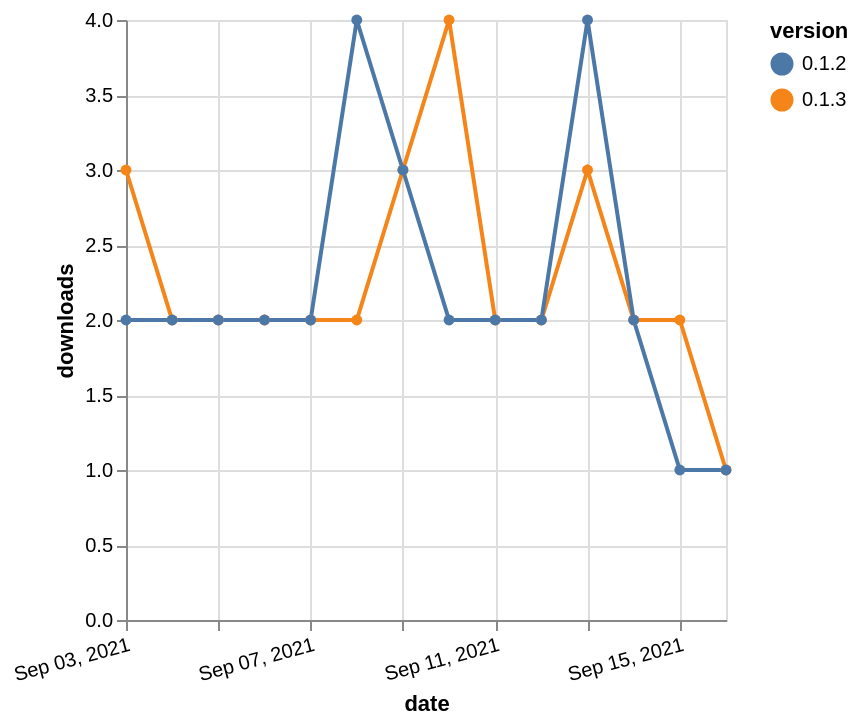

Vega-Lite specification for this chart:
### Vega-Lite specification from a JSON file in a GitHub repository (floating-point values rounded to 4 significant figures)
{"$schema": "https://vega.github.io/schema/vega-lite/v5.json", "description": "A simple bar chart with embedded data.", "data": {"values": [{"date": "2021-09-03", "total": 2422, "delta": 3, "version": "0.1.3"}, {"date": "2021-09-04", "total": 2424, "delta": 2, "version": "0.1.3"}, {"date": "2021-09-05", "total": 2426, "delta": 2, "version": "0.1.3"}, {"date": "2021-09-06", "total": 2428, "delta": 2, "version": "0.1.3"}, {"date": "2021-09-07", "total": 2430, "delta": 2, "version": "0.1.3"}, {"date": "2021-09-08", "total": 2432, "delta": 2, "version": "0.1.3"}, {"date": "2021-09-09", "total": 2435, "delta": 3, "version": "0.1.3"}, {"date": "2021-09-10", "total": 2439, "delta": 4, "version": "0.1.3"}, {"date": "2021-09-11", "total": 2441, "delta": 2, "version": "0.1.3"}, {"date": "2021-09-12", "total": 2443, "delta": 2, "version": "0.1.3"}, {"date": "2021-09-13", "total": 2446, "delta": 3, "version": "0.1.3"}, {"date": "2021-09-14", "total": 2448, "delta": 2, "version": "0.1.3"}, {"date": "2021-09-15", "total": 2450, "delta": 2, "version": "0.1.3"}, {"date": "2021-09-16", "total": 2451, "delta": 1, "version": "0.1.3"}, {"date": "2021-09-03", "total": 3464, "delta": 2, "version": "0.1.2"}, {"date": "2021-09-04", "total": 3466, "delta": 2, "version": "0.1.2"}, {"date": "2021-09-05", "total": 3468, "delta": 2, "version": "0.1.2"}, {"date": "2021-09-06", "total": 3470, "delta": 2, "version": "0.1.2"}, {"date": "2021-09-07", "total": 3472, "delta": 2, "version": "0.1.2"}, {"date": "2021-09-08", "total": 3476, "delta": 4, "version": "0.1.2"}, {"date": "2021-09-09", "total": 3479, "delta": 3, "version": "0.1.2"}, {"date": "2021-09-10", "total": 3481, "delta": 2, "version": "0.1.2"}, {"date": "2021-09-11", "total": 3483, "delta": 2, "version": "0.1.2"}, {"date": "2021-09-12", "total": 3485, "delta": 2, "version": "0.1.2"}, {"date": "2021-09-13", "total": 3489, "delta": 4, "version": "0.1.2"}, {"date": "2021-09-14", "total": 3491, "delta": 2, "version": "0.1.2"}, {"date": "2021-09-15", "total": 3492, "delta": 1, "version": "0.1.2"}, {"date": "2021-09-16", "total": 3493, "delta": 1, "version": "0.1.2"}]}, "width": "container", "mark": {"type": "line", "point": {"filled": true}}, "encoding": {"x": {"field": "date", "type": "temporal", "timeUnit": "yearmonthdate", "title": "date", "axis": {"labelAngle": -15}}, "y": {"field": "delta", "type": "quantitative", "title": "downloads"}, "color": {"field": "version", "type": "nominal"}, "tooltip": {"field": "delta"}}}
